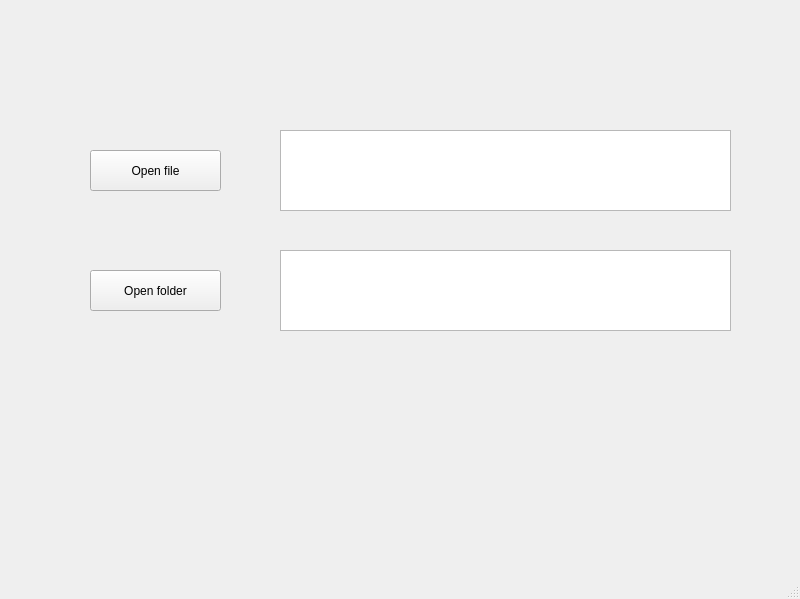
<?xml version="1.0" encoding="UTF-8"?>
<ui version="4.0">
 <class>MainWindow</class>
 <widget class="QMainWindow" name="MainWindow">
  <property name="geometry">
   <rect>
    <x>0</x>
    <y>0</y>
    <width>800</width>
    <height>599</height>
   </rect>
  </property>
  <property name="windowTitle">
   <string>MainWindow</string>
  </property>
  <widget class="QWidget" name="centralwidget">
   <widget class="QPushButton" name="file_button">
    <property name="geometry">
     <rect>
      <x>90</x>
      <y>150</y>
      <width>131</width>
      <height>41</height>
     </rect>
    </property>
    <property name="text">
     <string>Open file</string>
    </property>
   </widget>
   <widget class="QPushButton" name="folder_button">
    <property name="geometry">
     <rect>
      <x>90</x>
      <y>270</y>
      <width>131</width>
      <height>41</height>
     </rect>
    </property>
    <property name="text">
     <string>Open folder</string>
    </property>
   </widget>
   <widget class="QTextEdit" name="show_file_path">
    <property name="geometry">
     <rect>
      <x>280</x>
      <y>130</y>
      <width>451</width>
      <height>81</height>
     </rect>
    </property>
   </widget>
   <widget class="QTextEdit" name="show_folder_path">
    <property name="geometry">
     <rect>
      <x>280</x>
      <y>250</y>
      <width>451</width>
      <height>81</height>
     </rect>
    </property>
   </widget>
  </widget>
  <widget class="QMenuBar" name="menubar">
   <property name="geometry">
    <rect>
     <x>0</x>
     <y>0</y>
     <width>800</width>
     <height>22</height>
    </rect>
   </property>
  </widget>
  <widget class="QStatusBar" name="statusbar"/>
 </widget>
 <resources/>
 <connections/>
</ui>
